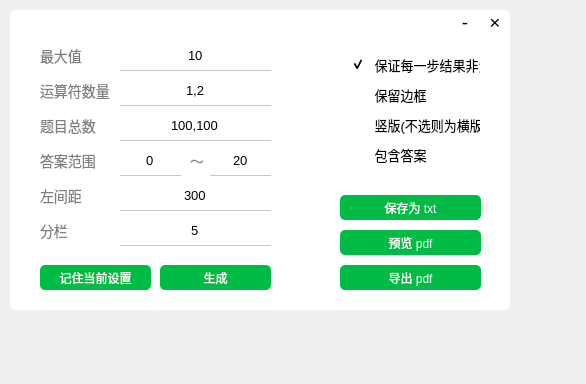
<?xml version="1.0" encoding="UTF-8"?>
<ui version="4.0">
 <class>ProblemGeneratorClass</class>
 <widget class="QMainWindow" name="ProblemGeneratorClass">
  <property name="geometry">
   <rect>
    <x>0</x>
    <y>0</y>
    <width>586</width>
    <height>384</height>
   </rect>
  </property>
  <property name="windowTitle">
   <string>ProblemGenerator</string>
  </property>
  <property name="windowIcon">
   <iconset>
    <normaloff>:/ProblemGenerator.ico</normaloff>:/ProblemGenerator.ico</iconset>
  </property>
  <property name="styleSheet">
   <string notr="true">outline: none;</string>
  </property>
  <widget class="QWidget" name="centralWidget">
   <widget class="QLabel" name="background">
    <property name="geometry">
     <rect>
      <x>10</x>
      <y>10</y>
      <width>500</width>
      <height>300</height>
     </rect>
    </property>
    <property name="minimumSize">
     <size>
      <width>500</width>
      <height>300</height>
     </size>
    </property>
    <property name="maximumSize">
     <size>
      <width>500</width>
      <height>300</height>
     </size>
    </property>
    <property name="styleSheet">
     <string notr="true">QLabel
{
	background-color:white;
	border-radius:5px;
}</string>
    </property>
    <property name="text">
     <string/>
    </property>
    <widget class="QPushButton" name="miniBtn">
     <property name="geometry">
      <rect>
       <x>440</x>
       <y>0</y>
       <width>30</width>
       <height>30</height>
      </rect>
     </property>
     <property name="minimumSize">
      <size>
       <width>30</width>
       <height>30</height>
      </size>
     </property>
     <property name="maximumSize">
      <size>
       <width>30</width>
       <height>30</height>
      </size>
     </property>
     <property name="styleSheet">
      <string notr="true">QPushButton 
{
    font-size: 19px;
    color:black;
    background-color:white;
	border-radius:0px;
	border:0px solid white;
	padding-bottom:5px;
} 

QPushButton:hover
{
    background:#F3F3F3;
}
</string>
     </property>
     <property name="text">
      <string>-</string>
     </property>
    </widget>
    <widget class="QPushButton" name="closeBtn">
     <property name="geometry">
      <rect>
       <x>470</x>
       <y>0</y>
       <width>30</width>
       <height>30</height>
      </rect>
     </property>
     <property name="minimumSize">
      <size>
       <width>30</width>
       <height>30</height>
      </size>
     </property>
     <property name="maximumSize">
      <size>
       <width>30</width>
       <height>30</height>
      </size>
     </property>
     <property name="styleSheet">
      <string notr="true">QPushButton 
{
    font-size: 19px;
    color:black;
    background-color:white;
	border-radius:0px;
	border-top-right-radius:5px;
	border:0px solid white;
	padding-bottom:5px;
} 

QPushButton:hover
{
    background:#ff6464;
    color:white;
}
</string>
     </property>
     <property name="text">
      <string>×</string>
     </property>
    </widget>
   </widget>
   <widget class="QStackedWidget" name="pages">
    <property name="geometry">
     <rect>
      <x>20</x>
      <y>30</y>
      <width>481</width>
      <height>271</height>
     </rect>
    </property>
    <property name="styleSheet">
     <string notr="true">QWidget
{
	background-color:transparent;
}</string>
    </property>
    <property name="currentIndex">
     <number>0</number>
    </property>
    <widget class="QWidget" name="editPage">
     <property name="styleSheet">
      <string notr="true"/>
     </property>
     <widget class="QLineEdit" name="get_maxNum">
      <property name="geometry">
       <rect>
        <x>100</x>
        <y>10</y>
        <width>151</width>
        <height>31</height>
       </rect>
      </property>
      <property name="layoutDirection">
       <enum>Qt::LeftToRight</enum>
      </property>
      <property name="styleSheet">
       <string notr="true">background:transparent;
border-radius:0px;
border:none;
border-bottom:0.5px solid #C8C8C8;
font:10pt;</string>
      </property>
      <property name="text">
       <string>10</string>
      </property>
      <property name="alignment">
       <set>Qt::AlignCenter</set>
      </property>
      <property name="placeholderText">
       <string>输入 1~100000 间的正整数</string>
      </property>
     </widget>
     <widget class="QLabel" name="maxNum">
      <property name="geometry">
       <rect>
        <x>20</x>
        <y>10</y>
        <width>61</width>
        <height>31</height>
       </rect>
      </property>
      <property name="styleSheet">
       <string notr="true">background:transparent;
border-radius:0px;
border:none;
font-size:14px;
color:gray;</string>
      </property>
      <property name="text">
       <string>最大值</string>
      </property>
     </widget>
     <widget class="QLabel" name="segNum">
      <property name="geometry">
       <rect>
        <x>20</x>
        <y>45</y>
        <width>81</width>
        <height>31</height>
       </rect>
      </property>
      <property name="styleSheet">
       <string notr="true">background:transparent;
border-radius:0px;
border:none;
font-size:14px;
color:gray;</string>
      </property>
      <property name="text">
       <string>运算符数量</string>
      </property>
     </widget>
     <widget class="QLineEdit" name="get_segNum">
      <property name="geometry">
       <rect>
        <x>100</x>
        <y>45</y>
        <width>151</width>
        <height>31</height>
       </rect>
      </property>
      <property name="styleSheet">
       <string notr="true">background:transparent;
border-radius:0px;
border:none;
border-bottom:0.5px solid #C8C8C8;
font:10pt;</string>
      </property>
      <property name="text">
       <string>1,2</string>
      </property>
      <property name="alignment">
       <set>Qt::AlignCenter</set>
      </property>
      <property name="placeholderText">
       <string>输入 1~5 间的正整数</string>
      </property>
     </widget>
     <widget class="QLabel" name="totNum">
      <property name="geometry">
       <rect>
        <x>20</x>
        <y>80</y>
        <width>61</width>
        <height>31</height>
       </rect>
      </property>
      <property name="styleSheet">
       <string notr="true">background:transparent;
border-radius:0px;
border:none;
font-size:14px;
color:gray;</string>
      </property>
      <property name="text">
       <string>题目总数</string>
      </property>
     </widget>
     <widget class="QLineEdit" name="get_totNum">
      <property name="geometry">
       <rect>
        <x>100</x>
        <y>80</y>
        <width>151</width>
        <height>31</height>
       </rect>
      </property>
      <property name="styleSheet">
       <string notr="true">background:transparent;
border-radius:0px;
border:none;
border-bottom:0.5px solid #C8C8C8;
font:10pt;</string>
      </property>
      <property name="text">
       <string>100,100</string>
      </property>
      <property name="alignment">
       <set>Qt::AlignCenter</set>
      </property>
      <property name="placeholderText">
       <string>输入 1~100000 间的正整数</string>
      </property>
     </widget>
     <widget class="QLabel" name="colNum">
      <property name="geometry">
       <rect>
        <x>20</x>
        <y>185</y>
        <width>61</width>
        <height>31</height>
       </rect>
      </property>
      <property name="styleSheet">
       <string notr="true">background:transparent;
border-radius:0px;
border:none;
font-size:14px;
color:gray;</string>
      </property>
      <property name="text">
       <string>分栏</string>
      </property>
     </widget>
     <widget class="QLineEdit" name="get_colNum">
      <property name="geometry">
       <rect>
        <x>100</x>
        <y>185</y>
        <width>151</width>
        <height>31</height>
       </rect>
      </property>
      <property name="styleSheet">
       <string notr="true">background:transparent;
border-radius:0px;
border:none;
border-bottom:0.5px solid #C8C8C8;
font:10pt;</string>
      </property>
      <property name="text">
       <string>5</string>
      </property>
      <property name="alignment">
       <set>Qt::AlignCenter</set>
      </property>
      <property name="placeholderText">
       <string>输入 1~30 间的正整数</string>
      </property>
     </widget>
     <widget class="QPushButton" name="saveTxtBtn">
      <property name="geometry">
       <rect>
        <x>320</x>
        <y>165</y>
        <width>141</width>
        <height>25</height>
       </rect>
      </property>
      <property name="cursor">
       <cursorShape>PointingHandCursor</cursorShape>
      </property>
      <property name="styleSheet">
       <string notr="true">QPushButton 
{
    font-size: 12px;
    color:white;
	background-color:rgb(0, 188, 71);
	border-radius:5px;
}

QPushButton:hover
{
    background-color:#00d14d;
    color:white;
}
</string>
      </property>
      <property name="text">
       <string>保存为 txt</string>
      </property>
     </widget>
     <widget class="QPushButton" name="viewPdfBtn">
      <property name="geometry">
       <rect>
        <x>320</x>
        <y>200</y>
        <width>141</width>
        <height>25</height>
       </rect>
      </property>
      <property name="cursor">
       <cursorShape>PointingHandCursor</cursorShape>
      </property>
      <property name="styleSheet">
       <string notr="true">QPushButton 
{
    font-size: 12px;
    color:white;
	background-color:rgb(0, 188, 71);
	border-radius:5px;
}

QPushButton:hover
{
    background-color:#00d14d;
    color:white;
}
</string>
      </property>
      <property name="text">
       <string>预览 pdf</string>
      </property>
     </widget>
     <widget class="QPushButton" name="savePdfBtn">
      <property name="geometry">
       <rect>
        <x>320</x>
        <y>235</y>
        <width>141</width>
        <height>25</height>
       </rect>
      </property>
      <property name="cursor">
       <cursorShape>PointingHandCursor</cursorShape>
      </property>
      <property name="styleSheet">
       <string notr="true">QPushButton 
{
    font-size: 12px;
    color:white;
	background-color:rgb(0, 188, 71);
	border-radius:5px;
}

QPushButton:hover
{
    background-color:#00d14d;
    color:white;
}
</string>
      </property>
      <property name="text">
       <string>导出 pdf</string>
      </property>
     </widget>
     <widget class="QPushButton" name="saveBtn">
      <property name="geometry">
       <rect>
        <x>20</x>
        <y>235</y>
        <width>111</width>
        <height>25</height>
       </rect>
      </property>
      <property name="cursor">
       <cursorShape>PointingHandCursor</cursorShape>
      </property>
      <property name="styleSheet">
       <string notr="true">QPushButton 
{
    font-size: 12px;
    color:white;
	background-color:rgb(0, 188, 71);
	border-radius:5px;
}

QPushButton:hover
{
    background-color:#00d14d;
    color:white;
}
</string>
      </property>
      <property name="text">
       <string>记住当前设置</string>
      </property>
     </widget>
     <widget class="QPushButton" name="generatorBtn">
      <property name="geometry">
       <rect>
        <x>140</x>
        <y>235</y>
        <width>111</width>
        <height>25</height>
       </rect>
      </property>
      <property name="cursor">
       <cursorShape>PointingHandCursor</cursorShape>
      </property>
      <property name="styleSheet">
       <string notr="true">QPushButton 
{
    font-size: 12px;
    color:white;
	background-color:rgb(0, 188, 71);
	border-radius:5px;
}

QPushButton:hover
{
    background-color:#00d14d;
    color:white;
}
</string>
      </property>
      <property name="text">
       <string>生成</string>
      </property>
     </widget>
     <widget class="QLabel" name="marginNum">
      <property name="geometry">
       <rect>
        <x>20</x>
        <y>150</y>
        <width>61</width>
        <height>31</height>
       </rect>
      </property>
      <property name="styleSheet">
       <string notr="true">background:transparent;
border-radius:0px;
border:none;
font-size:14px;
color:gray;</string>
      </property>
      <property name="text">
       <string>左间距</string>
      </property>
     </widget>
     <widget class="QLineEdit" name="get_marginNum">
      <property name="geometry">
       <rect>
        <x>100</x>
        <y>150</y>
        <width>151</width>
        <height>31</height>
       </rect>
      </property>
      <property name="styleSheet">
       <string notr="true">background:transparent;
border-radius:0px;
border:none;
border-bottom:0.5px solid #C8C8C8;
font:10pt;</string>
      </property>
      <property name="text">
       <string>300</string>
      </property>
      <property name="alignment">
       <set>Qt::AlignCenter</set>
      </property>
      <property name="placeholderText">
       <string>输入 1~1000 间的正整数</string>
      </property>
     </widget>
     <widget class="QWidget" name="layoutWidget">
      <property name="geometry">
       <rect>
        <x>320</x>
        <y>10</y>
        <width>151</width>
        <height>141</height>
       </rect>
      </property>
      <layout class="QVBoxLayout" name="verticalLayout">
       <item>
        <widget class="QCheckBox" name="posRtn">
         <property name="cursor">
          <cursorShape>PointingHandCursor</cursorShape>
         </property>
         <property name="styleSheet">
          <string notr="true">QCheckBox{
	font-size:13px;
	color:black;
}
QCheckBox::indicator{
	width:14px;
	height:14px;
}
QCheckBox::indicator::unchecked {
	image: url(:/uiDesign/Check_OFF.png);
}
QCheckBox::indicator::checked { 
	image: url(:/uiDesign/Check_ON.png);
}</string>
         </property>
         <property name="text">
          <string> 保证每一步结果非负</string>
         </property>
         <property name="checked">
          <bool>true</bool>
         </property>
        </widget>
       </item>
       <item>
        <widget class="QCheckBox" name="borderRtn">
         <property name="cursor">
          <cursorShape>PointingHandCursor</cursorShape>
         </property>
         <property name="styleSheet">
          <string notr="true">QCheckBox{
	font-size:13px;
	color:black;
}
QCheckBox::indicator{
	width:14px;
	height:14px;
}
QCheckBox::indicator::unchecked {
	image: url(:/uiDesign/Check_OFF.png);
}
QCheckBox::indicator::checked { 
	image: url(:/uiDesign/Check_ON.png);
}</string>
         </property>
         <property name="text">
          <string> 保留边框</string>
         </property>
        </widget>
       </item>
       <item>
        <widget class="QCheckBox" name="portraitRtn">
         <property name="cursor">
          <cursorShape>PointingHandCursor</cursorShape>
         </property>
         <property name="styleSheet">
          <string notr="true">QCheckBox{
	font-size:13px;
	color:black;
}
QCheckBox::indicator{
	width:14px;
	height:14px;
}
QCheckBox::indicator::unchecked {
	image: url(:/uiDesign/Check_OFF.png);
}
QCheckBox::indicator::checked { 
	image: url(:/uiDesign/Check_ON.png);
}</string>
         </property>
         <property name="text">
          <string> 竖版(不选则为横版)</string>
         </property>
        </widget>
       </item>
       <item>
        <widget class="QCheckBox" name="ansRtn">
         <property name="cursor">
          <cursorShape>PointingHandCursor</cursorShape>
         </property>
         <property name="styleSheet">
          <string notr="true">QCheckBox{
	font-size:13px;
	color:black;
}
QCheckBox::indicator{
	width:14px;
	height:14px;
}
QCheckBox::indicator::unchecked {
	image: url(:/uiDesign/Check_OFF.png);
}
QCheckBox::indicator::checked { 
	image: url(:/uiDesign/Check_ON.png);
}</string>
         </property>
         <property name="text">
          <string> 包含答案</string>
         </property>
        </widget>
       </item>
      </layout>
     </widget>
     <widget class="QLabel" name="ansRange">
      <property name="geometry">
       <rect>
        <x>20</x>
        <y>115</y>
        <width>61</width>
        <height>31</height>
       </rect>
      </property>
      <property name="styleSheet">
       <string notr="true">background:transparent;
border-radius:0px;
border:none;
font-size:14px;
color:gray;</string>
      </property>
      <property name="text">
       <string>答案范围</string>
      </property>
     </widget>
     <widget class="QLineEdit" name="get_minAns">
      <property name="geometry">
       <rect>
        <x>100</x>
        <y>115</y>
        <width>61</width>
        <height>31</height>
       </rect>
      </property>
      <property name="styleSheet">
       <string notr="true">background:transparent;
border-radius:0px;
border:none;
border-bottom:0.5px solid #C8C8C8;
font:10pt;</string>
      </property>
      <property name="text">
       <string>0</string>
      </property>
      <property name="alignment">
       <set>Qt::AlignCenter</set>
      </property>
     </widget>
     <widget class="QLabel" name="blh">
      <property name="geometry">
       <rect>
        <x>170</x>
        <y>115</y>
        <width>21</width>
        <height>31</height>
       </rect>
      </property>
      <property name="styleSheet">
       <string notr="true">background:transparent;
border-radius:0px;
border:none;
font-size:14px;
color:gray;</string>
      </property>
      <property name="text">
       <string>～</string>
      </property>
     </widget>
     <widget class="QLineEdit" name="get_maxAns">
      <property name="geometry">
       <rect>
        <x>190</x>
        <y>115</y>
        <width>61</width>
        <height>31</height>
       </rect>
      </property>
      <property name="styleSheet">
       <string notr="true">background:transparent;
border-radius:0px;
border:none;
border-bottom:0.5px solid #C8C8C8;
font:10pt;</string>
      </property>
      <property name="text">
       <string>20</string>
      </property>
      <property name="alignment">
       <set>Qt::AlignCenter</set>
      </property>
     </widget>
    </widget>
    <widget class="QWidget" name="previewPage"/>
   </widget>
   <widget class="QLabel" name="Remind">
    <property name="geometry">
     <rect>
      <x>80</x>
      <y>20</y>
      <width>341</width>
      <height>21</height>
     </rect>
    </property>
    <property name="styleSheet">
     <string notr="true">QLabel
{
	color:red;
}</string>
    </property>
    <property name="text">
     <string/>
    </property>
    <property name="alignment">
     <set>Qt::AlignCenter</set>
    </property>
   </widget>
  </widget>
 </widget>
 <layoutdefault spacing="6" margin="11"/>
 <resources>
  <include location="ProblemGenerator.qrc"/>
 </resources>
 <connections/>
</ui>
